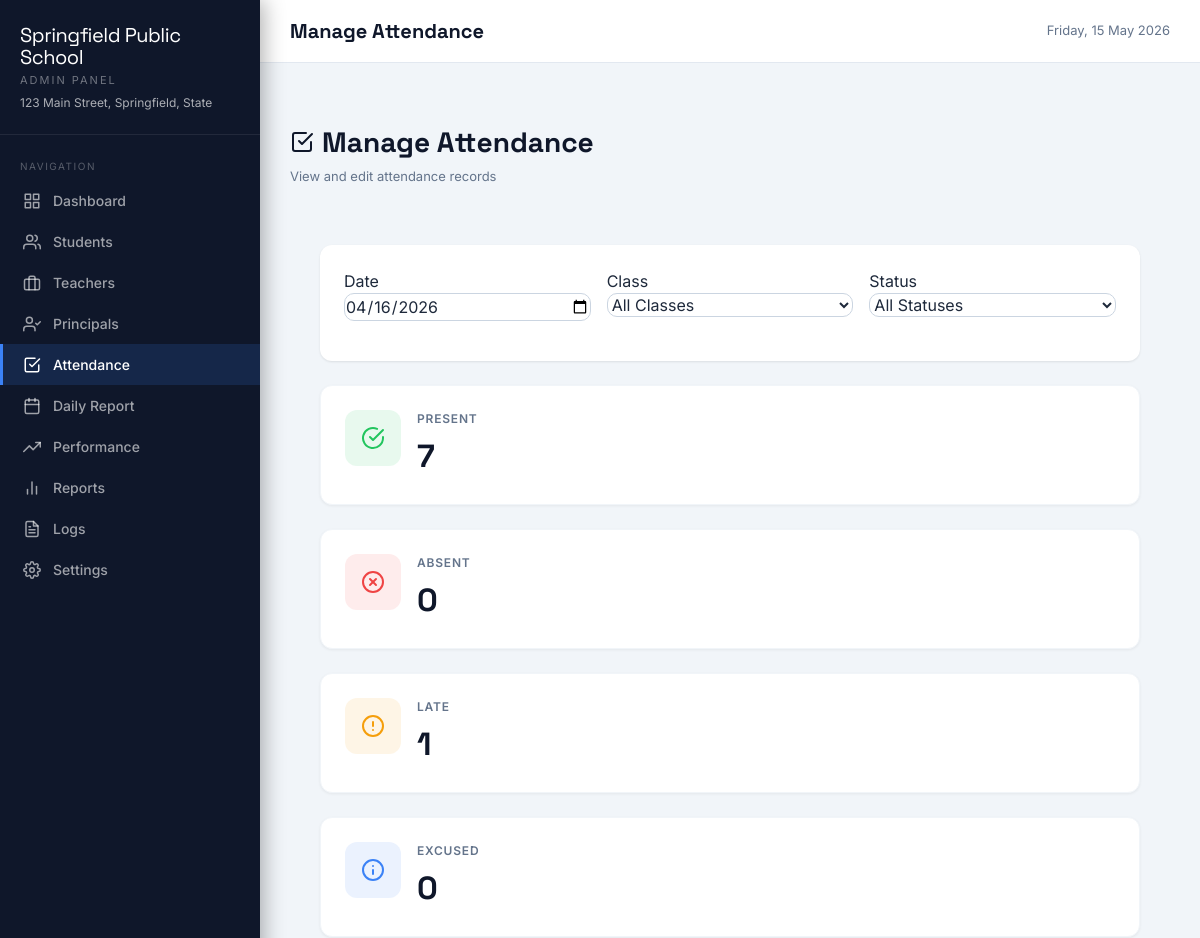
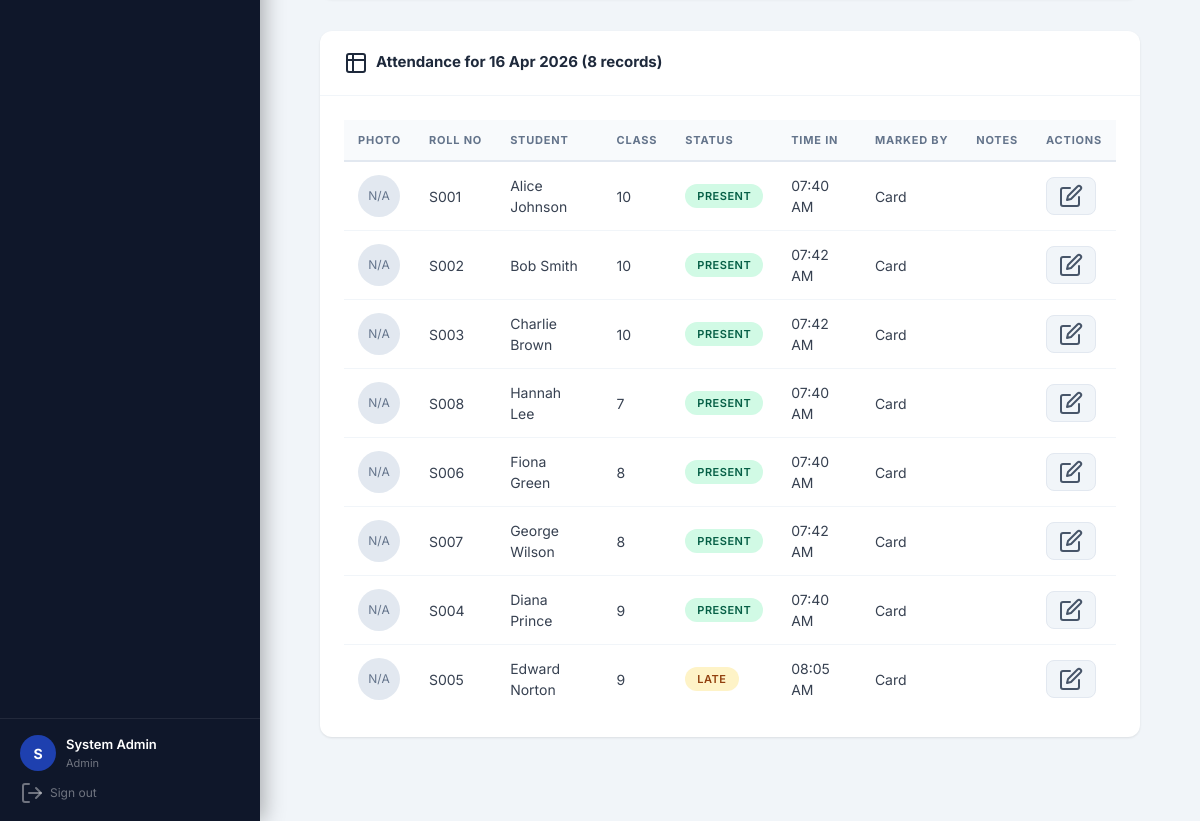
Screenshot of /admin/attendance.php?date=2026-04-16 (signed in) with the database file from the repository (2 pictures, top to bottom).
### tables this page shows
CREATE TABLE IF NOT EXISTS settings (
    id INT AUTO_INCREMENT PRIMARY KEY,
    setting_key VARCHAR(100) UNIQUE NOT NULL,
    setting_value TEXT,
    description VARCHAR(255),
    updated_at TIMESTAMP DEFAULT CURRENT_TIMESTAMP ON UPDATE CURRENT_TIMESTAMP
);

CREATE TABLE IF NOT EXISTS student_attendance (
    id INT AUTO_INCREMENT PRIMARY KEY,
    student_id INT NOT NULL,
    date DATE NOT NULL,
    time_in TIME,
    status ENUM('present','absent','late','excused') DEFAULT 'present',
    marked_by ENUM('card','manual','system') DEFAULT 'card',
    marked_by_user_id INT,
    notes TEXT,
    created_at TIMESTAMP DEFAULT CURRENT_TIMESTAMP,
    updated_at TIMESTAMP DEFAULT CURRENT_TIMESTAMP ON UPDATE CURRENT_TIMESTAMP,
    FOREIGN KEY (student_id) REFERENCES students(id) ON DELETE CASCADE,
    UNIQUE KEY unique_student_date (student_id, date)
);

CREATE TABLE IF NOT EXISTS students (
    id INT AUTO_INCREMENT PRIMARY KEY,
    name VARCHAR(100) NOT NULL,
    roll_number VARCHAR(50) UNIQUE NOT NULL,
    class VARCHAR(20) NOT NULL,
    section VARCHAR(10),
    card_uid VARCHAR(100) UNIQUE,
    parent_email VARCHAR(150),
    parent_phone VARCHAR(20),
    photo VARCHAR(255),
    date_of_birth DATE,
    address TEXT,
    is_active TINYINT(1) DEFAULT 1,
    created_at TIMESTAMP DEFAULT CURRENT_TIMESTAMP,
    updated_at TIMESTAMP DEFAULT CURRENT_TIMESTAMP ON UPDATE CURRENT_TIMESTAMP
);

### config.php (called while the page is built, shortened)
<?php
function getDB() {
    static $pdo = null;
    if ($pdo === null) {
        try {
            $dsn = "mysql:host=" . DB_HOST . ";port=" . DB_PORT . ";dbname=" . DB_NAME . ";charset=utf8mb4";
            $options = [
                PDO::ATTR_ERRMODE            => PDO::ERRMODE_EXCEPTION,
                PDO::ATTR_DEFAULT_FETCH_MODE => PDO::FETCH_ASSOC,
                PDO::ATTR_EMULATE_PREPARES   => false,
            ];
            $pdo = new PDO($dsn, DB_USER, DB_PASS, $options);
        } catch (PDOException $e) {
            die(json_encode(['error' => 'Database connection failed: ' . $e->getMessage()]));
        }
    }
    return $pdo;
}
function getSetting($key) {
    try {
        $db = getDB();
        $stmt = $db->prepare("SELECT setting_value FROM settings WHERE setting_key = ?");
        $stmt->execute([$key]);
        $row = $stmt->fetch();
        return $row ? $row['setting_value'] : null;
    } catch (Exception $e) {
        return null;
    }
}
function formatDate($date) {
    return date('d M Y', strtotime($date));
}
function formatTime($time) {
    return date('h:i A', strtotime($time));
}
?>

### auth.php (called while the page is built, shortened)
<?php
require_once __DIR__ . '/config.php';
function isLoggedIn() {
    return true;
}
function getCurrentUser() {
    return [
        'id'   => $_SESSION['user_id'],
        'name' => $_SESSION['user_name'],
        'email'=> $_SESSION['user_email'],
        'role' => $_SESSION['role'],
    ];
}
?>

### admin/attendance.php (the view, shortened to what this page needs)
<?php
$pageTitle = 'Manage Attendance';
require_once __DIR__ . '/../auth.php';
require_once __DIR__ . '/../header.php';
$db = getDB();
$filterDate = $_GET['date'] ?? date('Y-m-d');
$query = "
    SELECT sa.*, s.name, s.roll_number, s.class, s.section
    FROM student_attendance sa
    JOIN students s ON s.id = sa.student_id
    WHERE sa.date = ?
";
$params = [$filterDate];
$query .= " ORDER BY s.class, s.roll_number";
$stmt = $db->prepare($query);
$stmt->execute($params);
$attendance = $stmt->fetchAll();
$stmt = $db->prepare("
    SELECT
        status,
        COUNT(*) as count
    FROM student_attendance
    WHERE date = ?
    GROUP BY status
");
$stmt->execute([$filterDate]);
$stats = $stmt->fetchAll();
$statsMap = [];
foreach ($stats as $stat) {
    $statsMap[$stat['status']] = $stat['count'];
}
?>
<div class="page-header">
    <div class="header-content">
        <h1><i data-feather="check-square"></i> Manage Attendance</h1>
        <p>View and edit attendance records</p>
    </div>
</div>
<div class="page-content">
    <div class="card mb-6">
        <div class="card-body">
            <form method="GET" class="form">
                <div class="form-row">
                    <div class="form-group">
                        <label>Date</label>
                        <input type="date" name="date" value="<?= $filterDate ?>" onchange="this.form.submit()">
                    </div>
                    <div class="form-group">
                        <label>Class</label>
                        <select name="class" onchange="this.form.submit()">
                            <option value="">All Classes</option>
                        </select>
                    </div>
                    <div class="form-group">
                        <label>Status</label>
                        <select name="status" onchange="this.form.submit()">
                            <option value="">All Statuses</option>
                        </select>
                    </div>
                </div>
            </form>
        </div>
    </div>
    <div class="grid grid-cols-1 md:grid-cols-4 gap-6 mb-8">
        <div class="stat-card">
            <div class="stat-icon" style="background:rgba(34,197,94,.1)">
                <i data-feather="check-circle" style="color:#22c55e"></i>
            </div>
            <div class="stat-content">
                <p class="stat-label">Present</p>
                <p class="stat-value"><?= $statsMap['present'] ?? 0 ?></p>
            </div>
        </div>
        <div class="stat-card">
            <div class="stat-icon" style="background:rgba(239,68,68,.1)">
                <i data-feather="x-circle" style="color:#ef4444"></i>
            </div>
            <div class="stat-content">
                <p class="stat-label">Absent</p>
                <p class="stat-value"><?= $statsMap['absent'] ?? 0 ?></p>
            </div>
        </div>
        <div class="stat-card">
            <div class="stat-icon" style="background:rgba(245,158,11,.1)">
                <i data-feather="alert-circle" style="color:#f59e0b"></i>
            </div>
            <div class="stat-content">
                <p class="stat-label">Late</p>
                <p class="stat-value"><?= $statsMap['late'] ?? 0 ?></p>
            </div>
        </div>
        <div class="stat-card">
            <div class="stat-icon" style="background:rgba(59,130,246,.1)">
                <i data-feather="info" style="color:#3b82f6"></i>
            </div>
            <div class="stat-content">
                <p class="stat-label">Excused</p>
                <p class="stat-value"><?= $statsMap['excused'] ?? 0 ?></p>
            </div>
        </div>
    </div>
    <div class="card">
        <div class="card-header">
            <h3><i data-feather="table"></i> Attendance for <?= formatDate($filterDate) ?> (<?= count($attendance) ?> records)</h3>
        </div>
        <div class="card-body">
            <div class="table-wrapper">
                <table class="table">
                    <thead>
                        <tr>
                            <th>Photo</th>
                            <th>Roll No</th>
                            <th>Student</th>
                            <th>Class</th>
                            <th>Status</th>
                            <th>Time In</th>
                            <th>Marked By</th>
                            <th>Notes</th>
                            <th>Actions</th>
                        </tr>
                    </thead>
                    <tbody>
                        <?php foreach ($attendance as $record): ?>
                        <tr>
                            <td>
                                <?php if (!empty($record['photo'])): ?>
                                <img src="<?= htmlspecialchars($record['photo']) ?>" alt="<?= htmlspecialchars($record['name']) ?>" style="width:42px;height:42px;border-radius:9999px;object-fit:cover;border:1px solid #e2e8f0;">
                                <?php else: ?>
                                <div style="width:42px;height:42px;border-radius:9999px;background:#e2e8f0;display:inline-flex;align-items:center;justify-content:center;color:#64748b;font-size:12px;">N/A</div>
                                <?php endif; ?>
                            </td>
                            <td><?= htmlspecialchars($record['roll_number']) ?></td>
                            <td><?= htmlspecialchars($record['name']) ?></td>
                            <td><?= htmlspecialchars($record['class']) ?></td>
                            <td><span class="badge badge-<?= $record['status'] ?>"><?= ucfirst($record['status']) ?></span></td>
                            <td><?= $record['time_in'] ? formatTime($record['time_in']) : '-' ?></td>
                            <td><?= ucfirst($record['marked_by']) ?></td>
                            <td><?= htmlspecialchars($record['notes'] ?? '') ?></td>
                            <td>
                                <button class="btn btn-sm btn-secondary" onclick="editAttendance(<?= $record['id'] ?>, '<?= $record['status'] ?>', '<?= htmlspecialchars(addslashes($record['notes'] ?? '')) ?>')">
                                    <i data-feather="edit"></i>
                                </button>
                            </td>
                        </tr>
                        <?php endforeach; ?>
                    </tbody>
                </table>
            </div>
        </div>
    </div>
</div>
<?php require_once __DIR__ . '/../footer.php'; ?>

### header.php (shortened to what this page needs)
<?php
$user = getCurrentUser();
$role = $user['role'] ?? '';
$schoolName = getSetting('school_name') ?: APP_NAME;
$schoolAddress = getSetting('school_address');
$navItems = [];
if ($role === 'admin') {
    $navItems = [
        ['url'=>'dashboard.php','icon'=>'grid','label'=>'Dashboard'],
        ['url'=>'students.php','icon'=>'users','label'=>'Students'],
        ['url'=>'teachers.php','icon'=>'briefcase','label'=>'Teachers'],        ['url'=>'principals.php','icon'=>'user-check','label'=>'Principals'],        ['url'=>'attendance.php','icon'=>'check-square','label'=>'Attendance'],
        ['url'=>'daily-report.php','icon'=>'calendar','label'=>'Daily Report'],
        ['url'=>'performance.php','icon'=>'trending-up','label'=>'Performance'],
        ['url'=>'reports.php','icon'=>'bar-chart-2','label'=>'Reports'],
        ['url'=>'logs.php','icon'=>'file-text','label'=>'Logs'],
        ['url'=>'settings.php','icon'=>'settings','label'=>'Settings'],
    ];
} elseif ($role === 'principal') {
    $navItems = [
        ['url'=>'dashboard.php','icon'=>'grid','label'=>'Dashboard'],
        ['url'=>'reports.php','icon'=>'bar-chart-2','label'=>'Reports'],
        ['url'=>'attendance.php','icon'=>'check-square','label'=>'Attendance'],
    ];
}
$currentPage = basename($_SERVER['PHP_SELF']);
?>
<!DOCTYPE html>
<html lang="en">
<head>
    <script src="https://cdn.tailwindcss.com"></script>
</head>
<body>
<div class="sidebar" id="sidebar">
    <div class="sidebar-logo">
        <div class="logo-text">
            <h1><?= htmlspecialchars($schoolName) ?></h1>
            <div class="sidebar-role"><?= ucfirst($role) ?> Panel</div>
            <?php if ($schoolAddress): ?>
            <div class="sidebar-subtitle"><?= htmlspecialchars($schoolAddress) ?></div>
            <?php endif; ?>
        </div>
    </div>
    <nav class="nav-section">
        <div class="nav-label">Navigation</div>
        <?php foreach($navItems as $item): ?>
        <a href="<?= $item['url'] ?>" class="nav-item <?= $currentPage === $item['url'] ? 'active' : '' ?>">
            <i data-feather="<?= $item['icon'] ?>"></i>
            <?= $item['label'] ?>
        </a>
        <?php endforeach; ?>
    </nav>
    <div class="sidebar-footer">
        <div class="user-info">
            <div class="avatar"><?= strtoupper(substr($user['name'], 0, 1)) ?></div>
            <div class="user-details">
                <div class="user-name"><?= htmlspecialchars($user['name']) ?></div>
                <div class="user-role"><?= ucfirst($role) ?></div>
            </div>
        </div>
        <a href="../logout.php" class="logout-btn"><i data-feather="log-out"></i> Sign out</a>
    </div>
</div>
<div class="main-content">
    <div class="top-bar" style="margin-bottom:0">
        <div class="page-title"><?= htmlspecialchars($pageTitle ?? 'Dashboard') ?></div>
        <div style="display:flex;align-items:center;gap:12px;">
            <span style="font-size:13px;color:#64748b;"><?= date('l, d M Y') ?></span>
        </div>
    </div>
    <div class="page-wrapper" style="padding:30px;background:#f1f5f9;">

### rows the page displays
settings: setting_value "Springfield Public School"
settings: setting_value "123 Main Street, Springfield, State"
student_attendance: student.roll_number "S001", student.name "Alice Johnson", student.class "10", status "PRESENT", time_in "07:40 AM", marked_by "Card"
student_attendance: student.roll_number "S002", student.name "Bob Smith", student.class "10", status "PRESENT", time_in "07:42 AM", marked_by "Card"
student_attendance: student.roll_number "S003", student.name "Charlie Brown", student.class "10", status "PRESENT", time_in "07:42 AM", marked_by "Card"
student_attendance: student.roll_number "S008", student.name "Hannah Lee", student.class "7", status "PRESENT", time_in "07:40 AM", marked_by "Card"
student_attendance: student.roll_number "S006", student.name "Fiona Green", student.class "8", status "PRESENT", time_in "07:40 AM", marked_by "Card"
student_attendance: student.roll_number "S007", student.name "George Wilson", student.class "8", status "PRESENT", time_in "07:42 AM", marked_by "Card"
student_attendance: student.roll_number "S004", student.name "Diana Prince", student.class "9", status "PRESENT", time_in "07:40 AM", marked_by "Card"
student_attendance: student.roll_number "S005", student.name "Edward Norton", student.class "9", status "LATE", time_in "08:05 AM", marked_by "Card"

### other values shown
$role "ADMIN"
$item['label'] "Dashboard"
$item['label'] "Students"
$item['label'] "Teachers"
$item['label'] "Principals"
$item['label'] "Attendance"
$item['label'] "Daily Report"
$item['label'] "Performance"
$item['label'] "Reports"
$item['label'] "Logs"
$item['label'] "Settings"
substr($user['name'], 0, 1) "S"
$user['name'] "System Admin"
$role "Admin"
$pageTitle "Manage Attendance"
